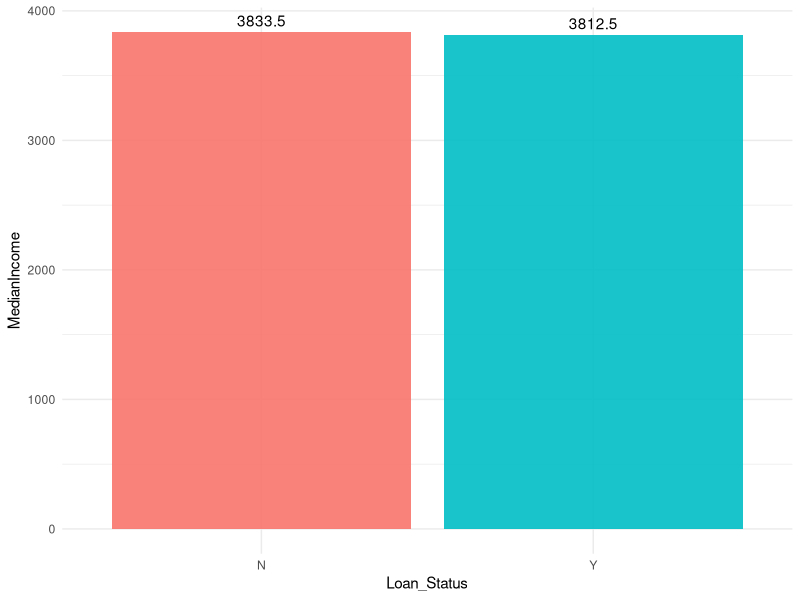
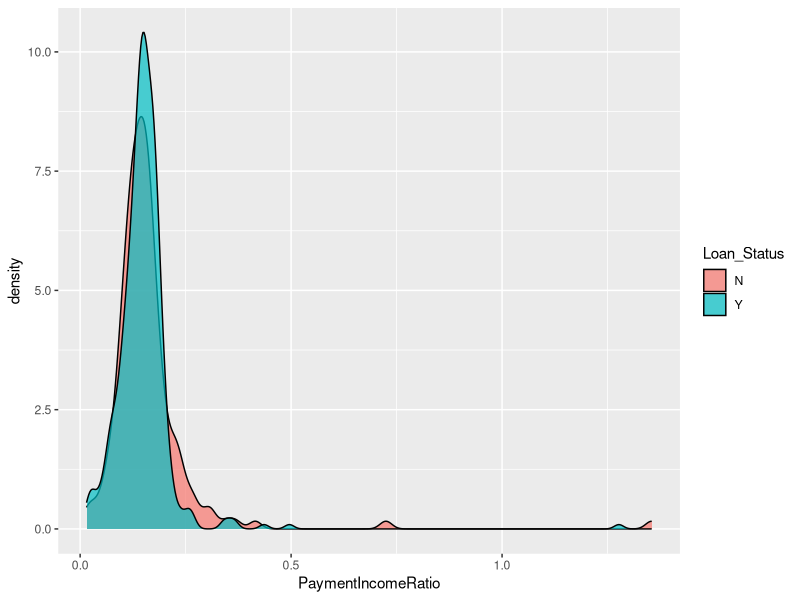
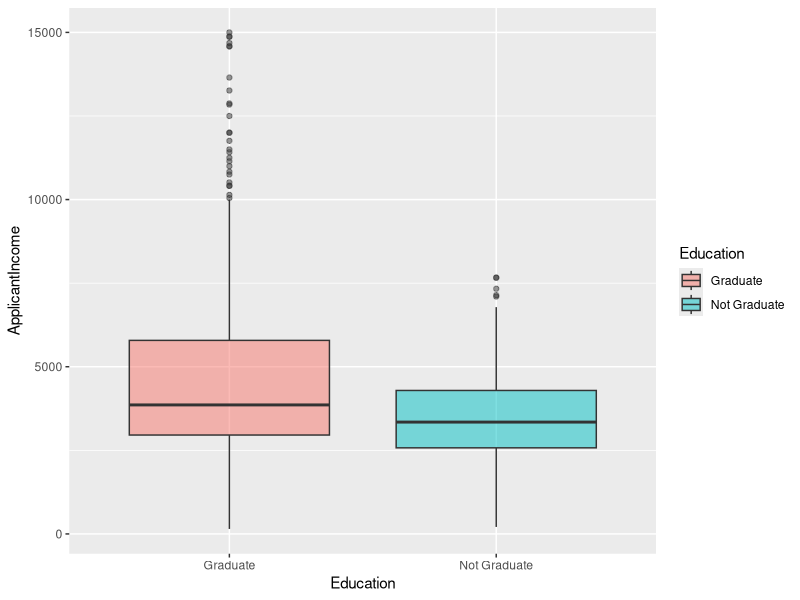
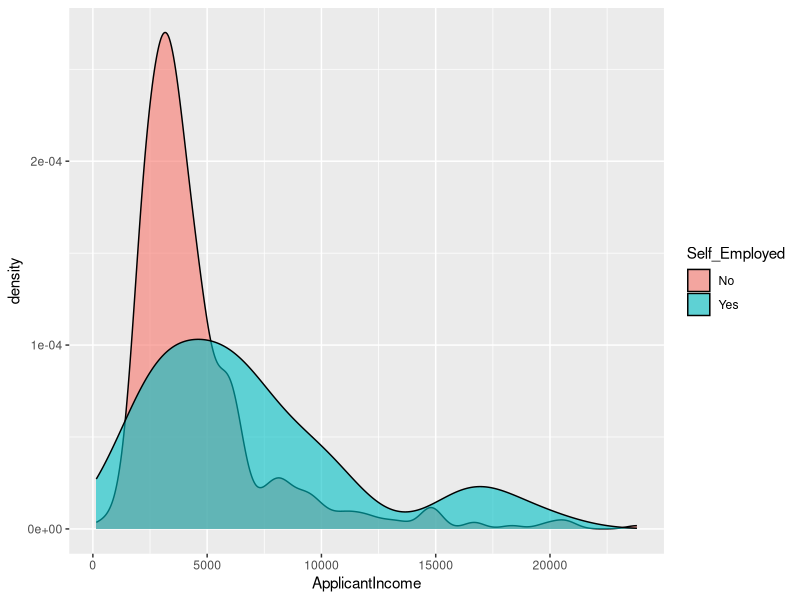
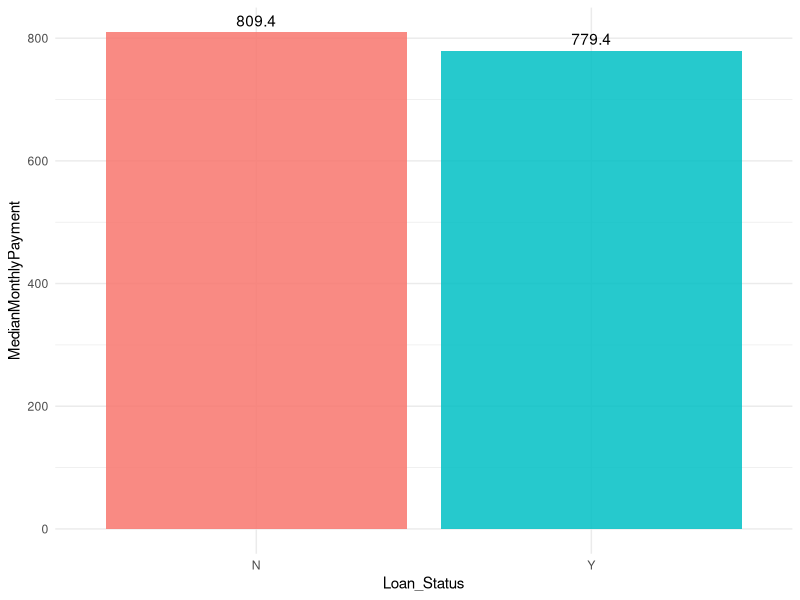
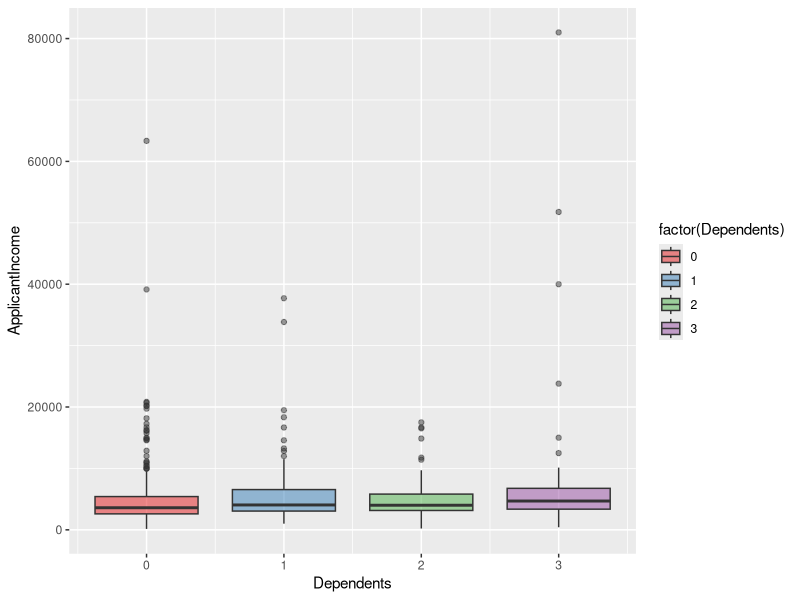
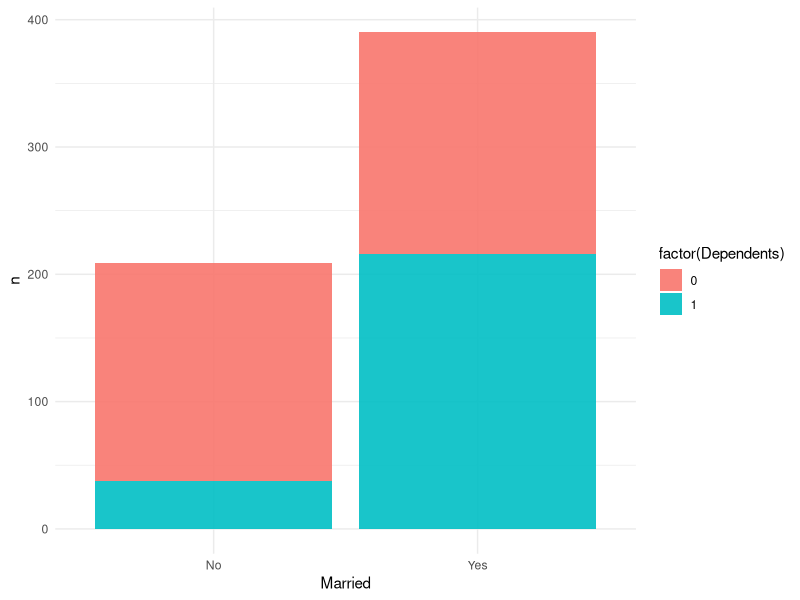
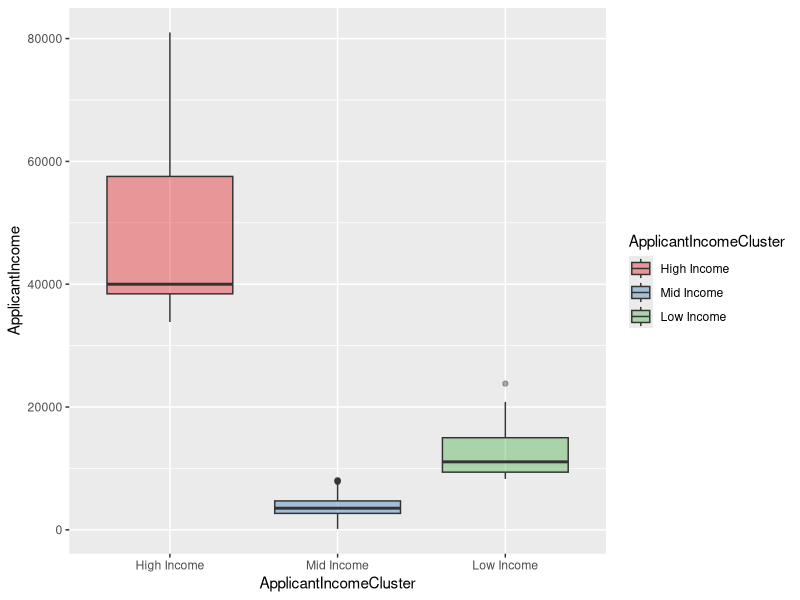

Write the R code that produced these figures, in order.
## ---- chunk 1
library(dplyr)
library(skimr)
library(ggplot2)

data <- readr::read_csv("train.csv")
glimpse(data)
skim(data)
## ---- chunk 2

# Function to add monthly income column
monthly_payment <- function(loan_amount, loan_amount_term){
  r <- 0.005
  monthly_payment <- (loan_amount/(((1+r)^loan_amount_term)-1))*(((1+r)^loan_amount_term)*r)
  return(monthly_payment)
} 

# Pre-processing pipeline 

data_preprocessed <- data %>%
  mutate(LoanAmount = LoanAmount*1000,
         CombinedIncome = ApplicantIncome + CoapplicantIncome) %>% 
  #select(-ApplicantIncome, -CoapplicantIncome) %>% 
  mutate(MonthlyPayment = monthly_payment(LoanAmount, Loan_Amount_Term),
         PaymentIncomeRatio = MonthlyPayment/CombinedIncome)
  
glimpse(data_preprocessed)
## ---- chunk 3
data_preprocessed %>% 
  group_by(Loan_Status) %>% 
  summarise(Count = n(), MedianIncome = median(ApplicantIncome))
## ---- chunk 4
data_preprocessed %>% 
  group_by(Loan_Status) %>% 
  summarise(Count = n(), MedianIncome = median(ApplicantIncome)) %>% 
  ggplot(aes(x = Loan_Status, y = MedianIncome))+
  geom_col(fill = c("#F8766D", "#00BFC4"), alpha = 0.9)+
  geom_text(aes(label=MedianIncome), vjust = -0.5)+
  theme_minimal()
## ---- chunk 5
library(ggplot2)
data_preprocessed %>% 
  ggplot(aes(PaymentIncomeRatio, fill = Loan_Status))+
  geom_density(alpha  = 0.7)
## ---- chunk 6
data_preprocessed %>% 
  filter(PaymentIncomeRatio != "") %>% 
  group_by(Loan_Status) %>% 
  summarise(Count = n(), MeanPayIncomeRatio = mean(PaymentIncomeRatio, na.rm=T))
## ---- chunk 7
data_preprocessed %>% 
  filter(PaymentIncomeRatio != "") %>% 
  group_by(Loan_Status) %>% 
  summarise(Count = n(), MedianPayIncomeRatio = median(PaymentIncomeRatio, na.rm=T))
## ---- chunk 8
library(ggplot2)

# Filtering values greater than 15000 to remove zoom of the outliers and zoom in on the distribution
data_preprocessed %>% 
  filter(ApplicantIncome < 15000) %>% 
  ggplot(aes(y = ApplicantIncome, x = Education, fill = Education))+
  geom_boxplot(alpha = 0.5)

## ---- chunk 9
data_preprocessed %>% 
  group_by(Education) %>% 
  summarise(MedianApplicantIncome = median(ApplicantIncome))
## ---- chunk 10
data_preprocessed %>% 
  filter(Self_Employed != "" & ApplicantIncome < 30000) %>% 
  ggplot(aes(ApplicantIncome, fill = Self_Employed))+
  geom_density(alpha  = 0.6)
## ---- chunk 11
data_preprocessed %>% 
  filter(Self_Employed != "") %>% 
  group_by(Self_Employed) %>% 
  summarise(Count = n(), MedianApplicantIncome = median(ApplicantIncome))
## ---- chunk 12
data_preprocessed %>% 
  group_by(Loan_Status) %>% 
  summarise(Count = n(), MedianMonthlyPayment = median(MonthlyPayment, na.rm = T))
## ---- chunk 13
data_preprocessed %>% 
  group_by(Loan_Status) %>% 
  summarise(Count = n(), MedianMonthlyPayment = median(MonthlyPayment, na.rm = T) %>% round(1)) %>% 
  ggplot(aes(Loan_Status, MedianMonthlyPayment))+
  geom_col(fill = c("#F8766D", "#00BFC4"), alpha = 0.85)+
  geom_text(aes(label=MedianMonthlyPayment), vjust = -0.5)+
  theme_minimal()
## ---- chunk 14
data_preprocessed %>% 
  ggplot(aes(y = ApplicantIncome, x = Dependents, fill = factor(Dependents)))+
  geom_boxplot(alpha = 0.5)+
  scale_fill_brewer(palette="Set1")
## ---- chunk 15
data_preprocessed %>% 
  filter(Dependents != "") %>% 
  group_by(Dependents) %>% 
  summarise(Count = n(), MedianApplicantIncome = median(ApplicantIncome))
## ---- chunk 16
data_preprocessed %>% 
  filter(Married != "" & Dependents != "") %>% 
  mutate(Dependents = if_else(Dependents > 0, 1,  0)) %>% 
  count(Married, Dependents)
## ---- chunk 17
data_preprocessed %>% 
  filter(Married != "" & Dependents != "") %>% 
  mutate(Dependents = if_else(Dependents > 0, 1,  0)) %>% 
  count(Married, Dependents) %>% 
  ggplot(aes(x = Married, y = n, fill = factor(Dependents)))+
  geom_col(alpha = 0.9)+
  theme_minimal()
## ---- chunk 18
data_preprocessed %>% 
  filter(Married == "No" & Dependents != "") %>% 
  mutate(Dependents = if_else(Dependents > 0, 1,  0)) %>% 
  count(Married, Dependents) %>% 
  mutate(Percentage = round(n*100/sum(n),1))
## ---- chunk 19
ApplicantIncomeCluster <- kmeans(data_preprocessed$ApplicantIncome, 3)
data_preprocessed$ApplicantIncomeCluster <- ApplicantIncomeCluster$cluster

data_preprocessed <- data_preprocessed %>% 
  mutate(ApplicantIncomeCluster = if_else(ApplicantIncomeCluster == 1, "High Income",
                                          if_else(ApplicantIncomeCluster == 2, "Mid Income", "Low Income"))) %>% 
  mutate(ApplicantIncomeCluster = ordered(ApplicantIncomeCluster, levels = c("High Income", "Mid Income", "Low Income")))

## ---- chunk 20
data_preprocessed %>% 
  ggplot(aes(y=ApplicantIncome, x=ApplicantIncomeCluster))+
  geom_boxplot(aes(fill = ApplicantIncomeCluster), alpha = 0.4)+
  scale_fill_brewer(palette="Set1")
## ---- chunk 21
data_preprocessed %>% 
  ggplot(aes(x=Loan_ID, y=ApplicantIncome, color = ApplicantIncomeCluster))+
  geom_point(size = 3, alpha = 0.9)+
  theme_void()+
  scale_color_brewer(palette="Set1")
## ---- chunk 22
data_preprocessed %>% 
  ggplot(aes(x = ApplicantIncome, y = LoanAmount, color=ApplicantIncomeCluster))+
  geom_point(alpha = 0.8, size = 3)+
  scale_color_brewer(palette="Set1")
## ---- chunk 23
data_preprocessed %>% 
  filter(!is.na(Loan_Amount_Term)) %>% 
  mutate(Loan_Amount_Term = forcats::fct_lump_n(factor(Loan_Amount_Term), 4)) %>% 
  #mutate(Loan_Amount_Term  = factor(Loan_Amount_Term)) %>% 
  ggplot(aes(Loan_Amount_Term, fill = ApplicantIncomeCluster))+
  geom_bar(stat = "count", position = "stack", alpha = 0.9)+
  scale_fill_brewer(palette="Set1")+
  theme_minimal()

## ---- chunk 24
data_preprocessed %>% 
  filter(!is.na(Loan_Amount_Term)) %>% 
  mutate(Loan_Amount_Term = forcats::fct_lump_n(factor(Loan_Amount_Term), 4)) %>% 
  group_by(Loan_Amount_Term, ApplicantIncomeCluster) %>% 
  count(sort = T) %>% 
  arrange(Loan_Amount_Term)
## ---- chunk 25
data_preprocessed %>% 
  filter(Married != "") %>% 
  mutate(WithCoapplicantIncome = if_else(CoapplicantIncome > 0, 1, 0)) %>% 
  group_by(Married, WithCoapplicantIncome) %>% 
  count() %>% 
  ggplot(aes(x = Married, y = n, fill = factor(WithCoapplicantIncome)))+
  geom_col(position = "dodge", alpha = 0.8)
## ---- chunk 26
data_preprocessed %>% 
  filter(Gender != "") %>% 
  group_by(Gender) %>% 
  summarise(Count = n(), median(ApplicantIncome))
## ---- chunk 27
data_preprocessed %>% 
  filter(Gender != "") %>% 
  ggplot(aes(y=ApplicantIncome, x=Gender, fill = Gender))+
  geom_boxplot(alpha = 0.5)
